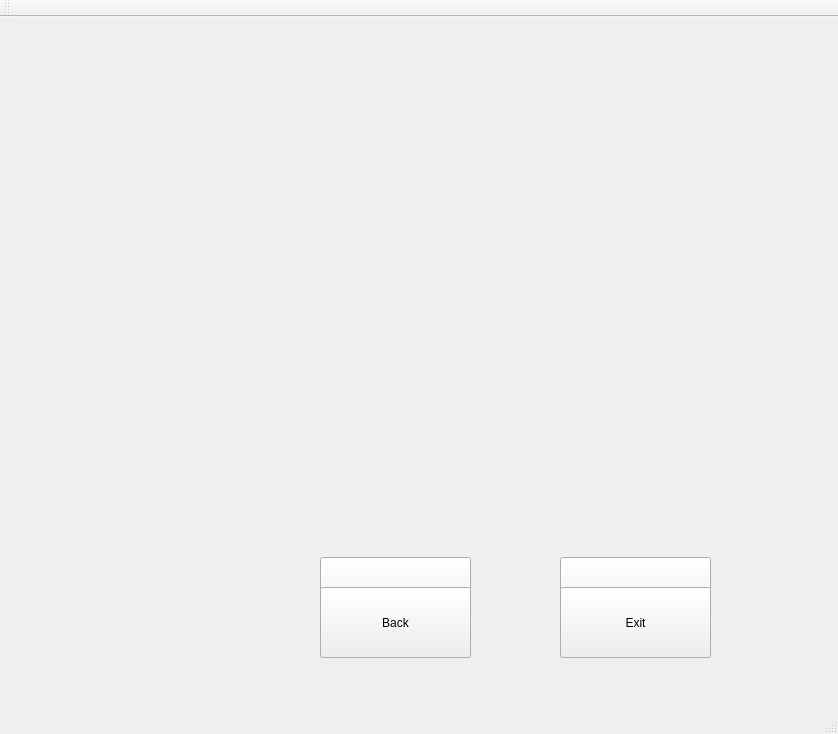
<?xml version="1.0" encoding="UTF-8"?>
<ui version="4.0">
 <class>MainWindow</class>
 <widget class="QMainWindow" name="MainWindow">
  <property name="geometry">
   <rect>
    <x>0</x>
    <y>0</y>
    <width>838</width>
    <height>734</height>
   </rect>
  </property>
  <property name="windowTitle">
   <string>MainWindow</string>
  </property>
  <property name="styleSheet">
   <string notr="true"/>
  </property>
  <widget class="QWidget" name="centralWidget">
   <widget class="QPushButton" name="pushButton">
    <property name="geometry">
     <rect>
      <x>320</x>
      <y>540</y>
      <width>151</width>
      <height>71</height>
     </rect>
    </property>
    <property name="text">
     <string>Black</string>
    </property>
   </widget>
   <widget class="QPushButton" name="pushButton_2">
    <property name="geometry">
     <rect>
      <x>560</x>
      <y>540</y>
      <width>151</width>
      <height>71</height>
     </rect>
    </property>
    <property name="text">
     <string>White</string>
    </property>
   </widget>
   <widget class="QPushButton" name="pushButton_3">
    <property name="geometry">
     <rect>
      <x>560</x>
      <y>570</y>
      <width>151</width>
      <height>71</height>
     </rect>
    </property>
    <property name="text">
     <string>Exit</string>
    </property>
   </widget>
   <widget class="QPushButton" name="pushButton_4">
    <property name="geometry">
     <rect>
      <x>320</x>
      <y>570</y>
      <width>151</width>
      <height>71</height>
     </rect>
    </property>
    <property name="text">
     <string>Back</string>
    </property>
   </widget>
  </widget>
  <widget class="QMenuBar" name="menuBar">
   <property name="geometry">
    <rect>
     <x>0</x>
     <y>0</y>
     <width>838</width>
     <height>17</height>
    </rect>
   </property>
  </widget>
  <widget class="QToolBar" name="mainToolBar">
   <attribute name="toolBarArea">
    <enum>TopToolBarArea</enum>
   </attribute>
   <attribute name="toolBarBreak">
    <bool>false</bool>
   </attribute>
  </widget>
  <widget class="QStatusBar" name="statusBar"/>
 </widget>
 <layoutdefault spacing="6" margin="11"/>
 <resources/>
 <connections/>
</ui>
